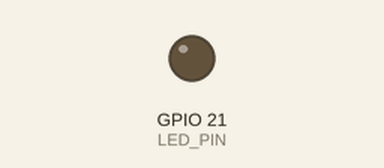
A program run on a simulated Seeed XIAO ESP32-S3. Shown: output pins drawn as LEDs (lit = HIGH). WiFi joins after 1.5 s; servers stay silent unless stated; uploads are accepted with an empty reply; the camera gives no picture. At 2.1 s the program puts the board to deep sleep or switches it off; the recording ends there.

Above: at 0.0 s.
Timing chart, 0 to 2.1 s (numbered marks = the images above):
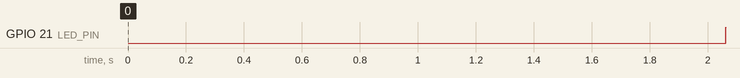

Measured:
- by itself, GPIO 21 (LED_PIN): LOW → HIGH at 2.1 s

The program:

main.cpp
```cpp
#include <WiFi.h>
#include <HTTPClient.h>
#include "esp_camera.h"
#include "secrets.h"

//your network credentials
#define WIFI_SSID ssid
#define WIFI_PASS password

// Deep sleep timer
#define TIME_TO_SLEEP_SEC sleep_time_sec
#define TIME_TO_SLEEP_US (TIME_TO_SLEEP_SEC * 1000000ULL)

#define LED_PIN 21

// your server IP and port
#define SERVER_IP server_local_ip
#define SERVER_PORT server_port

String upload_url = "http://" + String(SERVER_IP) + ":" + String(SERVER_PORT) + upload_endpoint;

/**
 * @brief Blink the led x times to signal a fatal error.
 *
 * This function does not stop the loop
 */
void error_blink(int times) {
  delay(1000);
  for(int i = 0; i < times ; i++) {
    digitalWrite(LED_PIN, LOW);
    delay(200);
    digitalWrite(LED_PIN, HIGH);
    delay(200);
  }
}

/**
 * @brief Connects to the Wi-Fi network.
 * @return 0 on success
 * 1 on connection failure
 */
int connectToWifi() {
  WiFi.begin(WIFI_SSID, WIFI_PASS);
  while (WiFi.status() != WL_CONNECTED) {
    delay(500);
    if (millis() > 20000) {
      return 1; // Wifi Failure
    }
  }
  return 0; // Successfully connected to Wifi
}

/**
 * @brief Initializes the camera with the specified configuration.
 * @return 0 on success,
 * 2 on Camera failure
 */
int initCamera() {
  camera_config_t config;

  config.pin_sccb_sda   = 40;
  config.pin_sccb_scl   = 39;
  config.pin_xclk       = 10;
  config.pin_pclk       = 13;
  config.pin_vsync      = 38;
  config.pin_href       = 47;
  config.pin_d0         = 15;
  config.pin_d1         = 17;
  config.pin_d2         = 18;
  config.pin_d3         = 16;
  config.pin_d4         = 14;
  config.pin_d5         = 12;
  config.pin_d6         = 11;
  config.pin_d7         = 48;
  config.pin_pwdn       = -1;
  config.pin_reset      = -1;
  config.xclk_freq_hz   = 20000000;
  config.ledc_timer     = LEDC_TIMER_0;
  config.ledc_channel   = LEDC_CHANNEL_0;
  config.pixel_format   = PIXFORMAT_JPEG;
  config.frame_size     = FRAMESIZE_UXGA;
  config.jpeg_quality   = 10;
  config.fb_count       = 1;
  config.fb_location    = CAMERA_FB_IN_PSRAM;
  config.grab_mode      = CAMERA_GRAB_WHEN_EMPTY;

  esp_err_t camera_init_response = esp_camera_init(&config);
  if (camera_init_response != ESP_OK) {
    return 2; // Camera Init failed
  }

  //color fixing
  sensor_t * s = esp_camera_sensor_get();
  if (s != NULL) {
    s->set_whitebal(s, 1);
    s->set_awb_gain(s, 1);
    s->set_wb_mode(s, 0);
  }else{
    return 2; // Color fix failed
  }
  return 0;
}

/**
 * @brief Takes a picture and uploads it to the server.
 * @return 0 on success,
 * 1 on WiFi failure,
 * 2 on Camera capture failure,
 * 3 on Server error
 */
int takeAndUploadPicture() {
  if (WiFi.status() != WL_CONNECTED) {
    return 1; // Wifi Failure
  }

  camera_fb_t * fb = esp_camera_fb_get();
  if (!fb) {
    esp_camera_fb_return(fb);
    return 2; // Camera capture failure
  }

  HTTPClient http;
  http.begin(upload_url);
  http.addHeader("Content-Type", "image/jpeg");
  int http_code = http.POST(fb->buf, fb->len);
  esp_camera_fb_return(fb);
  http.end();

  if (http_code > 0) {
    if (http_code == HTTP_CODE_OK) {
      return 0; // Image sent successfully
    } else {
      return 3; //Server Error
    }
  } else {
    return 3; //HTTP connection Error
  }
}

/**
 * @brief Puts the device into deep sleep for a defined period and display led Error code if an error arise.
 * @param error_code Error code to indicate the reason for sleep.
 */
void sleepTime(int error_code){
  WiFi.disconnect(true);
  digitalWrite(LED_PIN, HIGH);

  if (error_code != 0) {
    error_blink(error_code);
  }

  esp_sleep_enable_timer_wakeup(TIME_TO_SLEEP_US);
  esp_deep_sleep_start();
}

/**
 * @brief setup() now runs on every wake-up.
 */
void setup() {
  Serial.begin(115200);

  pinMode(LED_PIN, OUTPUT);
  digitalWrite(LED_PIN, LOW);

  int camera_init_response = initCamera();
  if (camera_init_response != 0) {
    sleepTime(camera_init_response);
  }

  int wifi_connection_response = connectToWifi();
  if (wifi_connection_response != 0) {
    sleepTime(wifi_connection_response);
  }

  int upload_response = takeAndUploadPicture();
  if(upload_response != 0) {
    sleepTime(upload_response);
  }
  sleepTime(0);

}

void loop() {
}
```

secrets_example.h
```cpp
//WIFI Credentials
const char *ssid = "";
const char *password = "";

//Server Local IP, PORT and upload endpoint
//This is used to create the full upload URL in main.cpp
//With this exact format : "http:// + {server_local_ip} + ":" + {server_port} + {upload_endpoint}"
//With the example values below, the full URL would be : http://127.0.0.1:8000/upload
const char *server_local_ip = "127.0.0.1";
const int server_port = 8000;
const char *upload_endpoint = "/upload";

//Sleep time in seconds (Time between picture uploads) 1800 seconds = 30 minutes
const char sleep_time_sec = 1800;
```
